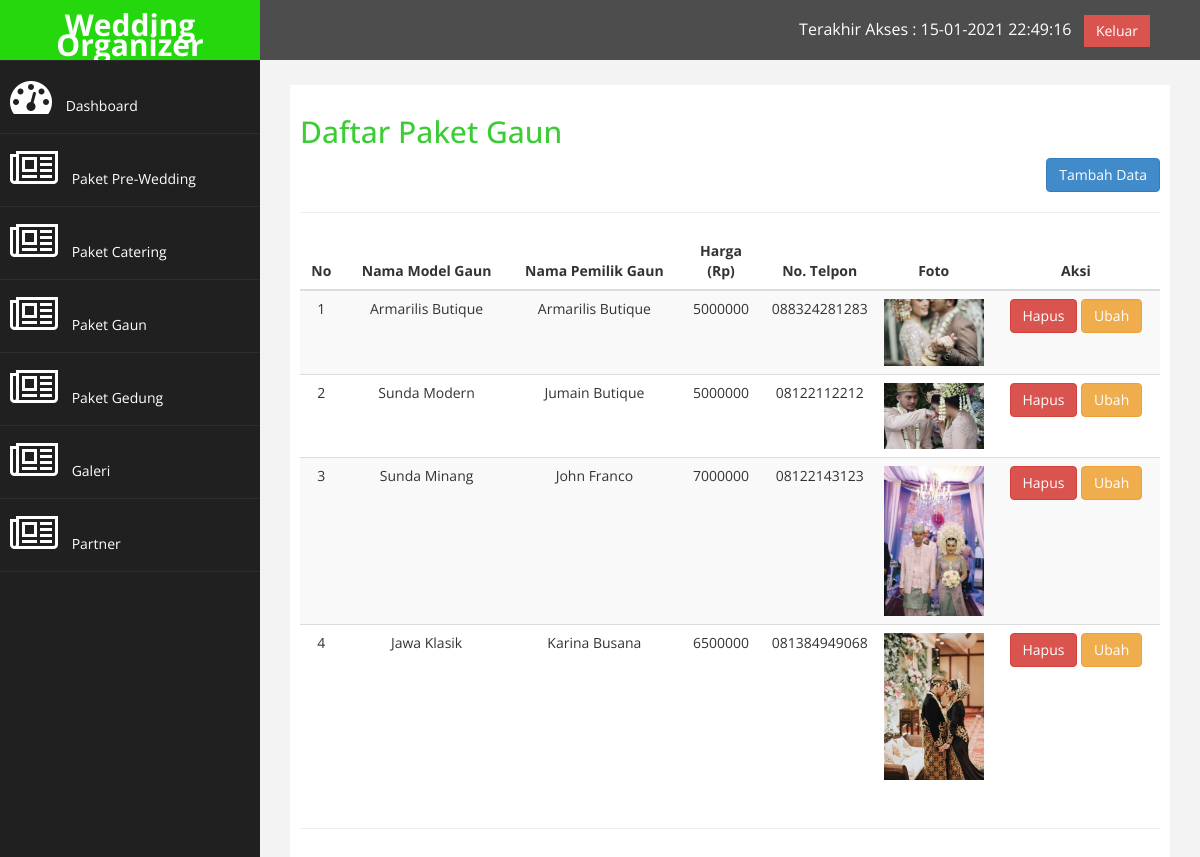
The page /admin.php?halaman=paket_gaun (signed in) on the database its author committed.
### tables this page shows
CREATE TABLE `gaun` (
  `id_gaun` int(3) NOT NULL,
  `model_gaun` varchar(50) NOT NULL,
  `pemilik_gaun` varchar(50) NOT NULL,
  `harga_gaun` int(16) NOT NULL,
  `telp_gaun` varchar(12) NOT NULL,
  `foto_gaun` text NOT NULL
);

### paket_gaun.php (the view)
<h2>Daftar Paket Gaun</h2>
<div class="text-right">
    <a href="admin.php?halaman=tambah_paket_gaun" class="btn btn-primary">Tambah Data</a>
</div><hr>
<table class="table table-striped">
    <thead>
        <th class="text-center" width="5%">No</th>
        <th class="text-center" width="20%">Nama Model Gaun</th>
        <th class="text-center" width="20%">Nama Pemilik Gaun</th>
        <th class="text-center" width="10%">Harga (Rp)</th>
        <th class="text-center" width="10%">No. Telpon</th>
        <th class="text-center" width="10%">Foto</th>
        <th class="text-center" width="20%">Aksi</th>
    </thead>
    <tbody>
        <?php $nomor = 1; ?>
        <?php $ambil = mysqli_query($link, "SELECT * FROM gaun"); ?>
        <?php while ($pecah = mysqli_fetch_assoc($ambil)) { ?>
            <tr>
                <td class="text-center"><?= $nomor; ?></td>
                <td class="text-center"><?= $pecah['model_gaun']; ?></td>
                <td class="text-center"><?= $pecah['pemilik_gaun']; ?></td>
                <td class="text-center"><?= $pecah['harga_gaun']; ?></td>
                <td class="text-center"><?= $pecah['telp_gaun']; ?></td>
                <td class="text-center">
                    <img src="images/<?= $pecah['foto_gaun']; ?>" width="100px">
                </td>
                <td class="text-center">
                    <a href="admin.php?halaman=hapus_paket_gaun&id=<?= $pecah['id_gaun']; ?>" class="btn btn-danger">Hapus</a>
                    <a href="admin.php?halaman=ubah_paket_gaun&id=<?= $pecah['id_gaun']; ?>" class="btn btn-warning">Ubah</a>
                </td>
            </tr>
            <?php $nomor++ ?>
        <?php } ?>
    </tbody>
</table>

### admin/assets/css/custom.css (style rules this page uses)
body { font-family: 'Open Sans', sans-serif; }
.text-center { text-align:center; }
h2 { color: rgba(32, 197, 26, 0.877); }

### rows shown on the page
gaun: model_gaun "Armarilis Butique", pemilik_gaun "Armarilis Butique", harga_gaun "5000000", telp_gaun "088324281283", foto_gaun (picture)
gaun: model_gaun "Sunda Modern", pemilik_gaun "Jumain Butique", harga_gaun "5000000", telp_gaun "08122112212", foto_gaun (picture)
gaun: model_gaun "Sunda Minang", pemilik_gaun "John Franco", harga_gaun "7000000", telp_gaun "08122143123", foto_gaun (picture)
gaun: model_gaun "Jawa Klasik", pemilik_gaun "Karina Busana", harga_gaun "6500000", telp_gaun "081384949068", foto_gaun (picture)
